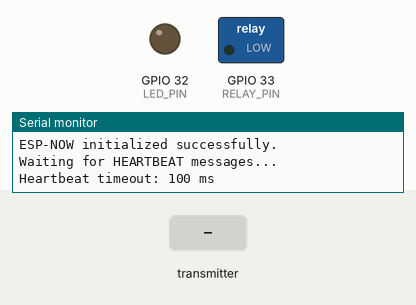
Bench run of a sketch on a simulated ESP32. On the bench: switched loads named in the sketch (green lamp = pin HIGH), output pins drawn as LEDs (lit = HIGH), the last lines printed to the serial monitor. Dashed ring = blinking. Inputs (shaded band) come from the test bench.

Above: at 2.3 s.
2.4 s: the transmitter starts sending message = HEARTBEAT
At 2.96 s:
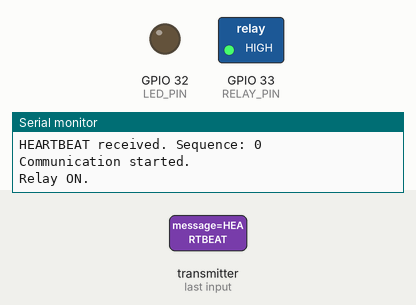
Timing chart, 0 to 11.4 s (numbered marks = the images above; inputs shaded):
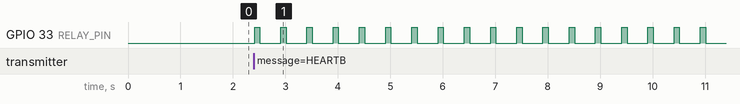

The sketch:

test_ESP_NOW_Receiver_For_RelayModule.ino
```cpp
#include <WiFi.h>
#include <esp_now.h>
#include <esp_mac.h>
#include <cstring>

// =====================================================
// 出力ピン設定
// =====================================================
constexpr uint8_t LED_PIN   = 32;
constexpr uint8_t RELAY_PIN = 33;

// リレーモジュールの入力方式
// HIGH入力でリレーONの場合：true
// LOW入力でリレーONの場合 ：false
constexpr bool RELAY_ACTIVE_HIGH = true;

// 通信途絶判定時間
constexpr unsigned long HEARTBEAT_TIMEOUT_MS = 100;

// =====================================================
// 送受信共通の構造体
// =====================================================
struct HeartbeatMessage
{
    char message[16];
    uint32_t sequence;
};

// =====================================================
// 状態変数
// =====================================================
volatile unsigned long lastHeartbeatTime = 0;
volatile bool heartbeatReceived = false;
volatile bool newHeartbeatReceived = false;
volatile uint32_t lastSequence = 0;

bool previousCommunicationState = false;

// =====================================================
// リレー制御
// =====================================================
void setRelay(const bool relayOn)
{
    if (RELAY_ACTIVE_HIGH)
    {
        digitalWrite(
            RELAY_PIN,
            relayOn ? HIGH : LOW
        );
    }
    else
    {
        digitalWrite(
            RELAY_PIN,
            relayOn ? LOW : HIGH
        );
    }
}

// =====================================================
// リレーを安全状態にする
// =====================================================
void setSafeState()
{
    setRelay(false);
}

// =====================================================
// MACアドレス表示
// =====================================================
void printMacAddress(const uint8_t *mac)
{
    Serial.printf(
        "%02X:%02X:%02X:%02X:%02X:%02X",
        mac[0],
        mac[1],
        mac[2],
        mac[3],
        mac[4],
        mac[5]
    );
}

// =====================================================
// ESP-NOW受信コールバック
// ESP32 Arduino Core 3.x対応
// =====================================================
void onDataReceive(
    const esp_now_recv_info_t *recvInfo,
    const uint8_t *incomingData,
    int dataLength)
{
    if (recvInfo == nullptr || incomingData == nullptr)
    {
        return;
    }

    if (dataLength != sizeof(HeartbeatMessage))
    {
        return;
    }

    HeartbeatMessage receivedMessage = {};

    memcpy(
        &receivedMessage,
        incomingData,
        sizeof(receivedMessage)
    );

    receivedMessage.message[
        sizeof(receivedMessage.message) - 1
    ] = '\0';

    if (strcmp(receivedMessage.message, "HEARTBEAT") == 0)
    {
        lastHeartbeatTime = millis();
        heartbeatReceived = true;
        newHeartbeatReceived = true;
        lastSequence = receivedMessage.sequence;
    }
}

// =====================================================
// ESP-NOW初期化
// =====================================================
bool initializeEspNow()
{
    WiFi.mode(WIFI_STA);
    WiFi.disconnect();

    delay(100);

    uint8_t receiverMac[6];

    if (
        esp_read_mac(
            receiverMac,
            ESP_MAC_WIFI_STA
        ) != ESP_OK
    )
    {
        Serial.println(
            "Failed to read MAC address."
        );

        return false;
    }

    Serial.print("Receiver MAC address: ");
    printMacAddress(receiverMac);
    Serial.println();

    const esp_err_t initResult = esp_now_init();

    if (initResult != ESP_OK)
    {
        Serial.print(
            "ESP-NOW initialization failed. Error: "
        );
        Serial.println(initResult);

        return false;
    }

    const esp_err_t callbackResult =
        esp_now_register_recv_cb(onDataReceive);

    if (callbackResult != ESP_OK)
    {
        Serial.print(
            "Receive callback registration failed. Error: "
        );
        Serial.println(callbackResult);

        return false;
    }

    Serial.println(
        "ESP-NOW initialized successfully."
    );

    return true;
}

// =====================================================
// 通信状態判定
// =====================================================
bool isCommunicationAlive(
    const unsigned long currentTime)
{
    if (!heartbeatReceived)
    {
        return false;
    }

    return (
        currentTime - lastHeartbeatTime
        <= HEARTBEAT_TIMEOUT_MS
    );
}

// =====================================================
// リレー出力制御
// =====================================================
void updateRelay(
    const bool communicationAlive)
{
    if (communicationAlive)
    {
        // 通信中：リレーON
        setRelay(true);
    }
    else
    {
        // 通信途絶：リレーOFF
        setRelay(false);
    }
}

// =====================================================
// シリアル表示
// =====================================================
void updateSerialOutput(
    const bool communicationAlive)
{
    if (newHeartbeatReceived)
    {
        noInterrupts();

        const uint32_t sequence = lastSequence;
        newHeartbeatReceived = false;

        interrupts();

        Serial.print(
            "HEARTBEAT received. Sequence: "
        );
        Serial.println(sequence);
    }

    if (
        communicationAlive
        != previousCommunicationState
    )
    {
        previousCommunicationState =
            communicationAlive;

        if (communicationAlive)
        {
            Serial.println(
                "Communication started."
            );
            Serial.println(
                "Relay ON."
            );
        }
        else
        {
            Serial.println(
                "Communication timeout."
            );
            Serial.println(
                "Relay OFF."
            );
        }
    }
}

// =====================================================
// setup
// =====================================================
void setup()
{
    Serial.begin(115200);
    delay(1000);

    // GPIO32は初期化時にLOWに設定し、
    // 以降はスイッチングしない
    pinMode(LED_PIN, OUTPUT);
    digitalWrite(LED_PIN, LOW);

    pinMode(RELAY_PIN, OUTPUT);

    // 起動直後はリレーOFF
    setSafeState();

    Serial.println();
    Serial.println(
        "========================================"
    );
    Serial.println(
        "ESP-NOW HEARTBEAT RELAY RECEIVER"
    );
    Serial.println(
        "========================================"
    );

    Serial.print("GPIO32 fixed level: ");
    Serial.println("LOW");

    Serial.print("Relay GPIO: ");
    Serial.println(RELAY_PIN);

    Serial.print("Relay active level: ");

    if (RELAY_ACTIVE_HIGH)
    {
        Serial.println("HIGH");
    }
    else
    {
        Serial.println("LOW");
    }

    if (!initializeEspNow())
    {
        Serial.println(
            "Receiver initialization failed."
        );
        Serial.println(
            "System stopped with Relay OFF."
        );

        setSafeState();

        while (true)
        {
            setSafeState();
            delay(1000);
        }
    }

    Serial.println(
        "Waiting for HEARTBEAT messages..."
    );

    Serial.print("Heartbeat timeout: ");
    Serial.print(HEARTBEAT_TIMEOUT_MS);
    Serial.println(" ms");
}

// =====================================================
// loop
// =====================================================
void loop()
{
    const unsigned long currentTime = millis();

    const bool communicationAlive =
        isCommunicationAlive(currentTime);

    updateRelay(communicationAlive);

    updateSerialOutput(communicationAlive);

    delay(1);
}
```

Measured:
- after the input at 2.4 s, GPIO 33 (RELAY_PIN): alternates HIGH for 0.10 s and LOW for 0.40 s, starting at once
